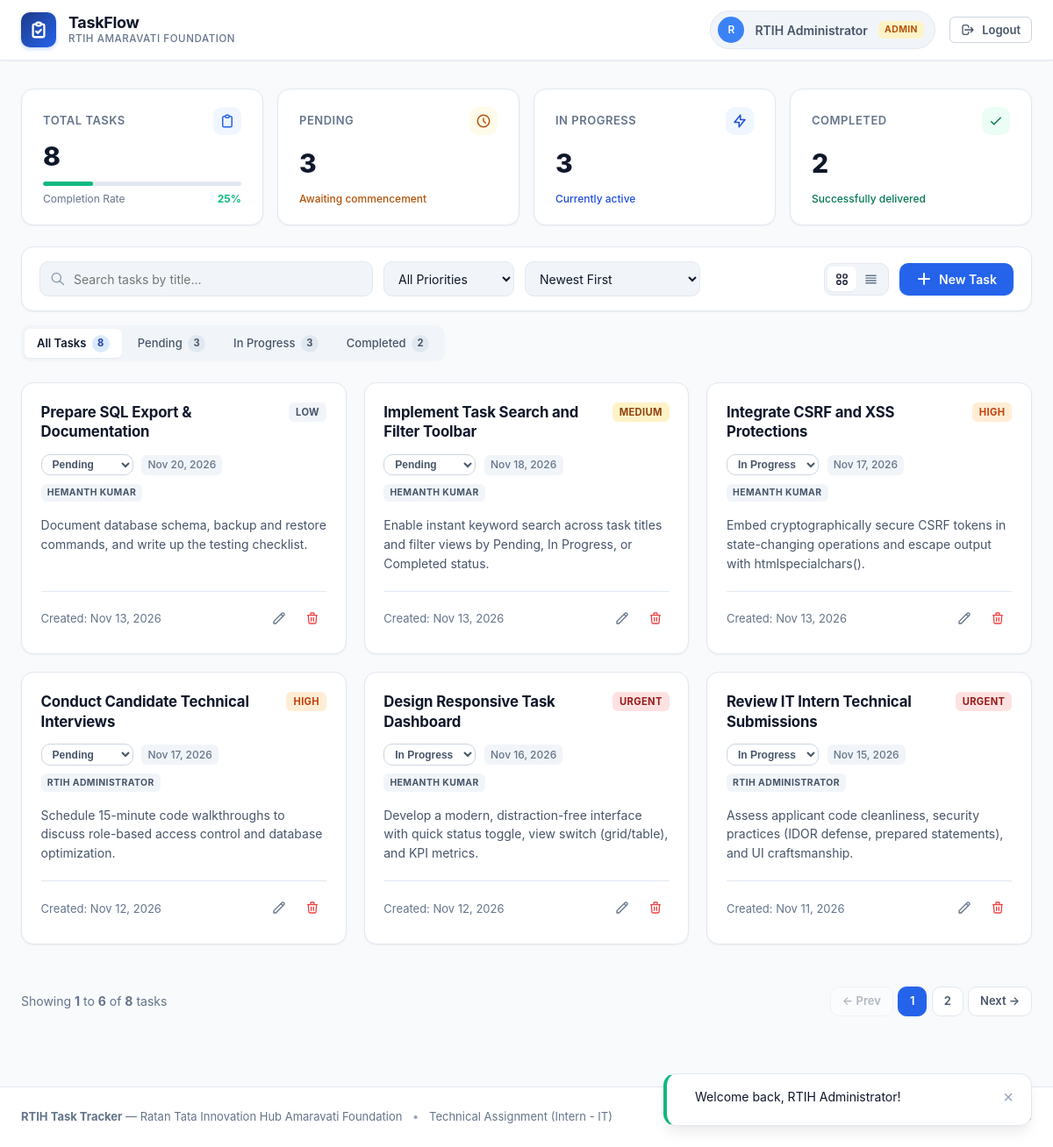
Page /index.php (signed in) on the committed database.
### tables this page shows
CREATE TABLE `tasks` (
  `id` INT UNSIGNED NOT NULL AUTO_INCREMENT,
  `user_id` INT UNSIGNED NOT NULL,
  `title` VARCHAR(255) NOT NULL,
  `description` TEXT NULL,
  `status` ENUM('Pending', 'In Progress', 'Completed') NOT NULL DEFAULT 'Pending',
  `priority` ENUM('Low', 'Medium', 'High', 'Urgent') NOT NULL DEFAULT 'Medium',
  `due_date` DATE NULL,
  `created_at` TIMESTAMP NOT NULL DEFAULT CURRENT_TIMESTAMP,
  `updated_at` TIMESTAMP NOT NULL DEFAULT CURRENT_TIMESTAMP ON UPDATE CURRENT_TIMESTAMP,
  PRIMARY KEY (`id`),
  KEY `idx_tasks_user_id` (`user_id`),
  KEY `idx_tasks_status` (`status`),
  KEY `idx_tasks_priority` (`priority`),
  KEY `idx_tasks_created_at` (`created_at`),
  CONSTRAINT `fk_tasks_user` FOREIGN KEY (`user_id`) REFERENCES `users` (`id`) ON DELETE CASCADE ON UPDATE CASCADE
);

CREATE TABLE `users` (
  `id` INT UNSIGNED NOT NULL AUTO_INCREMENT,
  `name` VARCHAR(100) NOT NULL,
  `email` VARCHAR(150) NOT NULL,
  `password_hash` VARCHAR(255) NOT NULL,
  `role` ENUM('user', 'admin') NOT NULL DEFAULT 'user',
  `created_at` TIMESTAMP NOT NULL DEFAULT CURRENT_TIMESTAMP,
  PRIMARY KEY (`id`),
  UNIQUE KEY `idx_users_email` (`email`)
);

### index.php (the view, shortened to what the rows shown need)
<?php
require_once __DIR__ . '/includes/auth.php';
require_once __DIR__ . '/includes/helpers.php';
$pdo = get_db_connection();
$isAdmin = is_admin();
$search    = trim($_GET['search'] ?? '');
$sort      = trim($_GET['sort'] ?? 'newest');
$page      = max(1, (int)($_GET['page'] ?? 1));
$perPage   = 6;
$whereClauses = [];
$queryParams = [];
$whereSql = !empty($whereClauses) ? "WHERE " . implode(" AND ", $whereClauses) : "";
$offset = ($page - 1) * $perPage;
$sortOrder = "t.created_at DESC";
switch ($sort) {
    case 'newest':
    default:
        $sortOrder = "t.created_at DESC";
        break;
}
$tasksQuery = "
    SELECT t.*, u.name as owner_name, u.email as owner_email
    FROM tasks t
    JOIN users u ON t.user_id = u.id
    $whereSql
    ORDER BY $sortOrder
    LIMIT $perPage OFFSET $offset
";
$tasksStmt = $pdo->prepare($tasksQuery);
$tasksStmt->execute($queryParams);
$tasks = $tasksStmt->fetchAll();
require_once __DIR__ . '/includes/header.php';
?>
<main class="app-container" style="flex: 1; padding-bottom: 3rem;">
    <?php if (empty($tasks)): ?>
        <div class="empty-state">
            <svg class="empty-icon" fill="none" stroke="currentColor" viewBox="0 0 24 24">
                <path stroke-linecap="round" stroke-linejoin="round" stroke-width="1.5" d="M9 5H7a2 2 0 00-2 2v12a2 2 0 002 2h10a2 2 0 002-2V7a2 2 0 00-2-2h-2M9 5a2 2 0 002 2h2a2 2 0 002-2M9 5a2 2 0 012-2h2a2 2 0 012 2m-3 7h3m-3 4h3m-6-4h.01M9 16h.01"></path>
            </svg>
            <h3 class="empty-title">No tasks found</h3>
            <p class="empty-desc">
                <?php if ($search !== '' || $status !== 'all' || $priority !== 'all'): ?>
                    No tasks match your current filter and search criteria. Try clearing filters or refining your query.
                <?php else: ?>
                    You don't have any tasks in your tracker yet. Click below to create your first milestone!
                <?php endif; ?>
            </p>
            <?php if ($search !== '' || $status !== 'all' || $priority !== 'all'): ?>
                <a href="index.php" class="btn btn-secondary">Clear Filters</a>
            <?php else: ?>
                <button type="button" class="btn btn-primary" onclick="openModal('modalAddTask')">Create Task</button>
            <?php endif; ?>
        </div>
    <?php else: ?>
        <div class="tasks-grid" id="tasksGridView">
            <?php foreach ($tasks as $task): ?>
                <div class="task-card <?= $task['status'] === 'Completed' ? 'is-completed' : ''; ?>" id="taskCard-<?= $task['id']; ?>">
                    <div>
                        <div class="task-card-header">
                            <h4 class="task-card-title"><?= e($task['title']); ?></h4>
                            <?= priority_badge($task['priority'] ?? 'Medium'); ?>
                        </div>
                        <div class="task-card-meta">
                            <select class="quick-status-select" data-task-id="<?= $task['id']; ?>" data-current-status="<?= e($task['status']); ?>">
                                <option value="Pending" <?= $task['status'] === 'Pending' ? 'selected' : ''; ?>>Pending</option>
                                <option value="In Progress" <?= $task['status'] === 'In Progress' ? 'selected' : ''; ?>>In Progress</option>
                            </select>
                            <?= format_due_badge($task['due_date'], $task['status']); ?>
                            <?php if ($isAdmin): ?>
                                <span class="role-tag" style="background:#f1f5f9; color:#475569;" title="Owner: <?= e($task['owner_email']); ?>">
                                    <?= e($task['owner_name']); ?>
                                </span>
                            <?php endif; ?>
                        </div>
                        <div class="task-card-body">
                            <p class="task-card-desc"><?= !empty($task['description']) ? e($task['description']) : '<span style="color:var(--text-subtle); font-style:italic;">No description provided</span>'; ?></p>
                        </div>
                    </div>
                    <div class="task-card-footer">
                        <span>Created: <?= format_date($task['created_at']); ?></span>
                        <div class="task-actions">
                            <button type="button" class="btn-icon" onclick="openEditTaskModal(<?= (int)$task['id']; ?>)" title="Edit Task">
                                <svg style="width:16px;height:16px;" fill="none" stroke="currentColor" viewBox="0 0 24 24"><path stroke-linecap="round" stroke-linejoin="round" stroke-width="2" d="M15.232 5.232l3.536 3.536m-2.036-5.036a2.5 2.5 0 113.536 3.536L6.5 21.036H3v-3.572L16.732 3.732z"></path></svg>
                            </button>
                            <button type="button" class="btn-icon" style="color:var(--danger-500);" onclick="confirmDeleteTask(<?= (int)$task['id']; ?>, '<?= e(addslashes($task['title'])); ?>')" title="Delete Task">
                                <svg style="width:16px;height:16px;" fill="none" stroke="currentColor" viewBox="0 0 24 24"><path stroke-linecap="round" stroke-linejoin="round" stroke-width="2" d="M19 7l-.867 12.142A2 2 0 0116.138 21H7.862a2 2 0 01-1.995-1.858L5 7m5 4v6m4-6v6m1-10V4a1 1 0 00-1-1h-4a1 1 0 00-1 1v3M4 7h16"></path></svg>
                            </button>
                        </div>
                    </div>
                </div>
            <?php endforeach; ?>
        </div>
    <?php endif; ?>
</main>
<?php require_once __DIR__ . '/includes/footer.php'; ?>

### includes/helpers.php (shortened to what the rows shown need)
<?php
function e($value) {
    return htmlspecialchars((string)$value, ENT_QUOTES | ENT_SUBSTITUTE, 'UTF-8');
}
function format_date($timestamp, $showTime = false) {
    $time = strtotime($timestamp);
    return date($showTime ? 'M d, Y · h:i A' : 'M d, Y', $time);
}
function format_due_badge($dueDate, $status = '') {
    $due = strtotime($dueDate);
    $today = strtotime(date('Y-m-d'));
    $diffDays = round(($due - $today) / 86400);
    if ($diffDays < 0) {
        $daysOverdue = abs($diffDays);
        return '<span class="due-pill due-overdue" title="Overdue by ' . $daysOverdue . ' days"><svg class="w-3.5 h-3.5 mr-1 inline" fill="none" stroke="currentColor" viewBox="0 0 24 24"><path stroke-linecap="round" stroke-linejoin="round" stroke-width="2" d="M12 8v4m0 4h.01M21 12a9 9 0 11-18 0 9 9 0 0118 0z"></path></svg>Overdue (' . date('M d', $due) . ')</span>';
    } elseif ($diffDays === 0.0 || $diffDays === 0) {
        return '<span class="due-pill due-today"><svg class="w-3.5 h-3.5 mr-1 inline" fill="none" stroke="currentColor" viewBox="0 0 24 24"><path stroke-linecap="round" stroke-linejoin="round" stroke-width="2" d="M12 8v4l3 3m6-3a9 9 0 11-18 0 9 9 0 0118 0z"></path></svg>Due Today</span>';
    } elseif ($diffDays === 1.0 || $diffDays === 1) {
        return '<span class="due-pill due-soon">Tomorrow</span>';
    } else {
        return '<span class="due-pill due-normal">' . date('M d, Y', $due) . '</span>';
    }
}
function priority_badge($priority) {
    switch ($priority) {
        case 'Urgent':
            return '<span class="priority-badge priority-urgent">Urgent</span>';
        case 'High':
            return '<span class="priority-badge priority-high">High</span>';
        case 'Medium':
            return '<span class="priority-badge priority-medium">Medium</span>';
        case 'Low':
        default:
            return '<span class="priority-badge priority-low">Low</span>';
    }
}

### rows in the picture
tasks: title "Prepare SQL Export & Documentation", priority "LOW", status+id "Pending", due_date "Nov 20, 2026", user.name "HEMANTH KUMAR", description "Document database schema, backup and restore commands, and write up the testing checklist.", created_at "Nov 13, 2026"
tasks: title "Implement Task Search and Filter Toolbar", priority "MEDIUM", status+id "Pending", due_date "Nov 18, 2026", user.name "HEMANTH KUMAR", description "Enable instant keyword search across task titles and filter views by Pending, In Progress, or Completed status.", created_at "Nov 13, 2026"
tasks: title "Integrate CSRF and XSS Protections", priority "HIGH", status+id "In Progress", due_date "Nov 17, 2026", user.name "HEMANTH KUMAR", description "Embed cryptographically secure CSRF tokens in state-changing operations and escape output with htmlspecialchars().", created_at "Nov 13, 2026"
tasks: title "Conduct Candidate Technical Interviews", priority "HIGH", status+id "Pending", due_date "Nov 17, 2026", user.name "RTIH ADMINISTRATOR", description "Schedule 15-minute code walkthroughs to discuss role-based access control and database optimization.", created_at "Nov 12, 2026"
tasks: title "Design Responsive Task Dashboard", priority "URGENT", status+id "In Progress", due_date "Nov 16, 2026", user.name "HEMANTH KUMAR", description "Develop a modern, distraction-free interface with quick status toggle, view switch (grid/table), and KPI metrics.", created_at "Nov 12, 2026"
tasks: title "Review IT Intern Technical Submissions", priority "URGENT", status+id "In Progress", due_date "Nov 15, 2026", user.name "RTIH ADMINISTRATOR", description "Assess applicant code cleanliness, security practices (IDOR defense, prepared statements), and UI craftsmanship.", created_at "Nov 11, 2026"

### other values in the picture
APP_NAME "TaskFlow"
substr($currentUser['name'], 0, 1) "R"
$currentUser['name'] "RTIH Administrator"
$currentUser['role'] "ADMIN"
$totalTasks "8"
$completionRate "25"
$pendingTasks "3"
$progressTasks "3"
$completedTasks "2"
$offset + 1 "1"
min($offset + $perPage, $filteredCount) "6"
$filteredCount "8"
$text "Welcome back, RTIH Administrator!"
